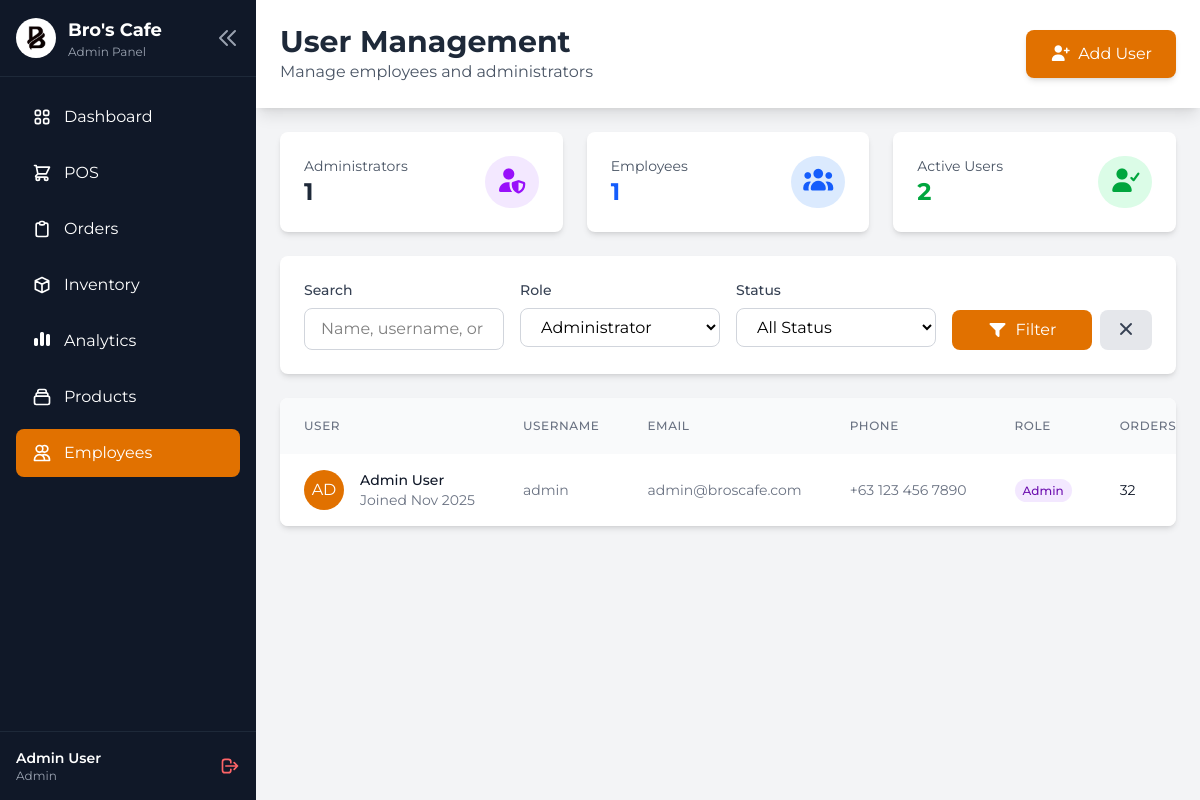
/public/pages/usr/users.php?role=admin (signed in), run on the app's committed database.
### tables this page shows
CREATE TABLE `users` (
  `id` int(11) NOT NULL,
  `username` varchar(50) NOT NULL,
  `email` varchar(100) NOT NULL,
  `password` varchar(255) NOT NULL,
  `full_name` varchar(100) NOT NULL,
  `role` enum('admin','employee','customer') DEFAULT 'customer',
  `phone` varchar(20) DEFAULT NULL,
  `status` enum('active','inactive') DEFAULT 'active',
  `created_at` timestamp NOT NULL DEFAULT current_timestamp(),
  `updated_at` timestamp NOT NULL DEFAULT current_timestamp() ON UPDATE current_timestamp()
);

### public/pages/usr/users.php (the view, shortened to what the rows shown need)
<?php
require_once '../../../src/services/functions.php';
$db = new Database();
$conn = $db->getConnection();
$role_filter = isset($_GET['role']) ? $_GET['role'] : '';
$page = isset($_GET['page']) ? (int)$_GET['page'] : 1;
$per_page = 10;
$offset = ($page - 1) * $per_page;
$where = ["1=1"];
$params = [];
if ($role_filter && $role_filter !== '') {
    $where[] = "u.role = :role";
    $params['role'] = $role_filter;
}
$where_clause = implode(' AND ', $where);
try {
    $sql = "
        SELECT u.*,
               COALESCE((SELECT COUNT(*) FROM orders WHERE employee_id = u.id), 0) as total_orders,
               COALESCE((SELECT SUM(total_amount) FROM orders WHERE employee_id = u.id AND status != 'cancelled'), 0) as total_sales
        FROM users u
        WHERE $where_clause AND u.role IN ('admin', 'employee')
        ORDER BY u.created_at DESC
        LIMIT $per_page OFFSET $offset
    ";
    $stmt = $conn->prepare($sql);
    foreach ($params as $key => $value) {
        $stmt->bindValue(":$key", $value);
    }
    $stmt->execute();
    $users = $stmt->fetchAll();
} catch (PDOException $e) {
    error_log("Database error in users.php: " . $e->getMessage());
    $users = [];
    $total_users = 0;
    $total_pages = 0;
}
$current_user = getCurrentUser();
?>
<!DOCTYPE html>
<html lang="en">
<head>
    <link rel="stylesheet" href="../../assets/css/admin.css">
    <link rel="stylesheet" href="https://cdnjs.cloudflare.com/ajax/libs/font-awesome/7.0.1/css/all.min.css"
 />
    <script src="https://cdn.jsdelivr.net/npm/@tailwindcss/browser@4"></script>
</head>
<body class="bg-gray-100 font-['Montserrat']">
    <div class="flex h-screen overflow-hidden">
        <aside id="sidebar" class="flex flex-col text-white bg-gray-900">
            <div class="p-4 border-b border-gray-800">
                <div class="flex items-center justify-between sidebar-logo">
                    <div class="flex items-center logo-content">
                        <div class="ml-3 sidebar-logo-text">
                            <h1 class="text-lg font-bold">Bro's Cafe</h1>
                            <p class="text-xs text-gray-400"><?php echo ucfirst($current_user['role']); ?> Panel</p>
                        </div>
                    </div>
                </div>
            </div>
            <div class="p-4 border-t border-gray-800">
                <div class="flex items-center justify-between user-info">
                    <div>
                        <p class="text-sm font-semibold"><?php echo $current_user['full_name']; ?></p>
                        <p class="text-xs text-gray-400"><?php echo ucfirst($current_user['role']); ?></p>
                    </div>
                </div>
            </div>
        </aside>
        <div class="flex-1 overflow-y-auto">
            <div class="flex items-center justify-between bg-white shadow-lg p-6">
                <div class="flex items-center">
                    <div class="flex flex-col justify-center">
                        <h2 class="text-3xl font-bold text-gray-800">User Management</h2>
                    </div>
                </div>
            </div>
            <div class="p-6">
                <div class="overflow-hidden bg-white rounded-lg shadow-md">
                    <div class="overflow-x-auto">
                        <table class="w-full" id="usersTable">
                            <thead class="bg-gray-50">
                                <tr>
                                    <th
                                        class="px-6 py-3 text-xs font-medium tracking-wider text-left text-gray-500 uppercase">
                                        User
                                    </th>
                                    <th
                                        class="px-6 py-3 text-xs font-medium tracking-wider text-left text-gray-500 uppercase">
                                        Username
                                    </th>
                                    <th
                                        class="px-6 py-3 text-xs font-medium tracking-wider text-left text-gray-500 uppercase">
                                        Email
                                    </th>
                                    <th
                                        class="px-6 py-3 text-xs font-medium tracking-wider text-left text-gray-500 uppercase">
                                        Phone
                                    </th>
                                    <th
                                        class="px-6 py-3 text-xs font-medium tracking-wider text-left text-gray-500 uppercase">
                                        Role
                                    </th>
                                    <th
                                        class="px-6 py-3 text-xs font-medium tracking-wider text-left text-gray-500 uppercase">
                                        Orders
                                    </th>
                                </tr>
                            </thead>
                            <tbody class="bg-white divide-y divide-gray-200">
                                <?php if (empty($users)): ?>
                                    <tr>
                                        <td colspan="9" class="px-6 py-8 text-center text-gray-500">
                                            <i class="fa-solid fa-users text-4xl text-gray-300 mb-3"></i>
                                            <p class="text-lg font-medium">No users found</p>
                                            <p class="text-sm">Try adjusting your search filters</p>
                                        </td>
                                    </tr>
                                <?php else: ?>
                                    <?php foreach ($users as $user): ?>
                                        <tr class="hover:bg-gray-50">
                                        <td class="px-6 py-4 whitespace-nowrap">
                                            <div class="flex items-center">
                                                <div class="shrink-0 w-10 h-10">
                                                    <div
                                                        class="flex items-center justify-center w-10 h-10 text-white rounded-full bg-amber-600">
                                                        <?php echo strtoupper(substr($user['full_name'], 0, 2)); ?>
                                                    </div>
                                                </div>
                                                <div class="ml-4">
                                                    <div class="text-sm font-medium text-gray-900">
                                                        <?php echo $user['full_name']; ?></div>
                                                    <div class="text-sm text-gray-500">Joined
                                                        <?php echo date('M Y', strtotime($user['created_at'])); ?></div>
                                                </div>
                                            </div>
                                        </td>
                                        <td class="px-6 py-4 text-sm text-gray-500 whitespace-nowrap">
                                            <?php echo $user['username']; ?>
                                        </td>
                                        <td class="px-6 py-4 text-sm text-gray-500 whitespace-nowrap">
                                            <?php echo $user['email']; ?>
                                        </td>
                                        <td class="px-6 py-4 text-sm text-gray-500 whitespace-nowrap">
                                            <?php echo $user['phone'] ?: '-'; ?>
                                        </td>
                                        <td class="px-6 py-4 whitespace-nowrap">
                                            <span
                                                class="px-2 py-1 text-xs font-medium rounded-full
                                                <?php echo $user['role'] === 'admin' ? 'bg-purple-100 text-purple-800' : 'bg-blue-100 text-blue-800'; ?>">
                                                <?php echo ucfirst($user['role']); ?>
                                            </span>
                                        </td>
                                        <td class="px-6 py-4 text-sm text-gray-900 whitespace-nowrap">
                                            <?php echo $user['total_orders'] ?? 0; ?>
                                        </td>
                                    </tr>
                                    <?php endforeach; ?>
                                <?php endif; ?>
                            </tbody>
                        </table>
                    </div>
                </div>
            </div>
        </div>
    </div>
</body>
</html>

### data on the page
users: role "Admin", full_name "Admin User", full_name "AD", created_at "Nov 2025", username "admin", email "admin@broscafe.com", phone "+63 123 456 7890", total_orders "32"

### other printed values
$admin_count "1"
$employee_count "1"
$active_count "2"
